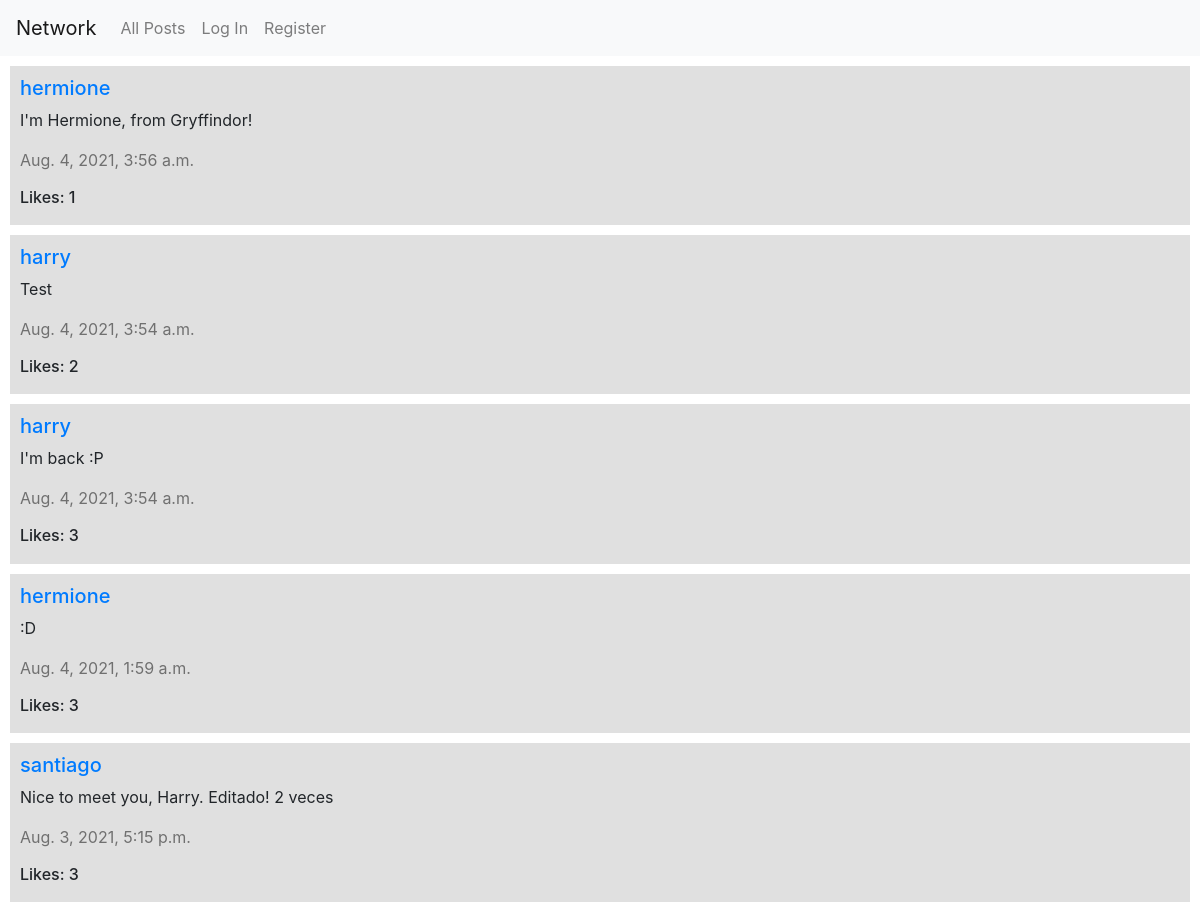
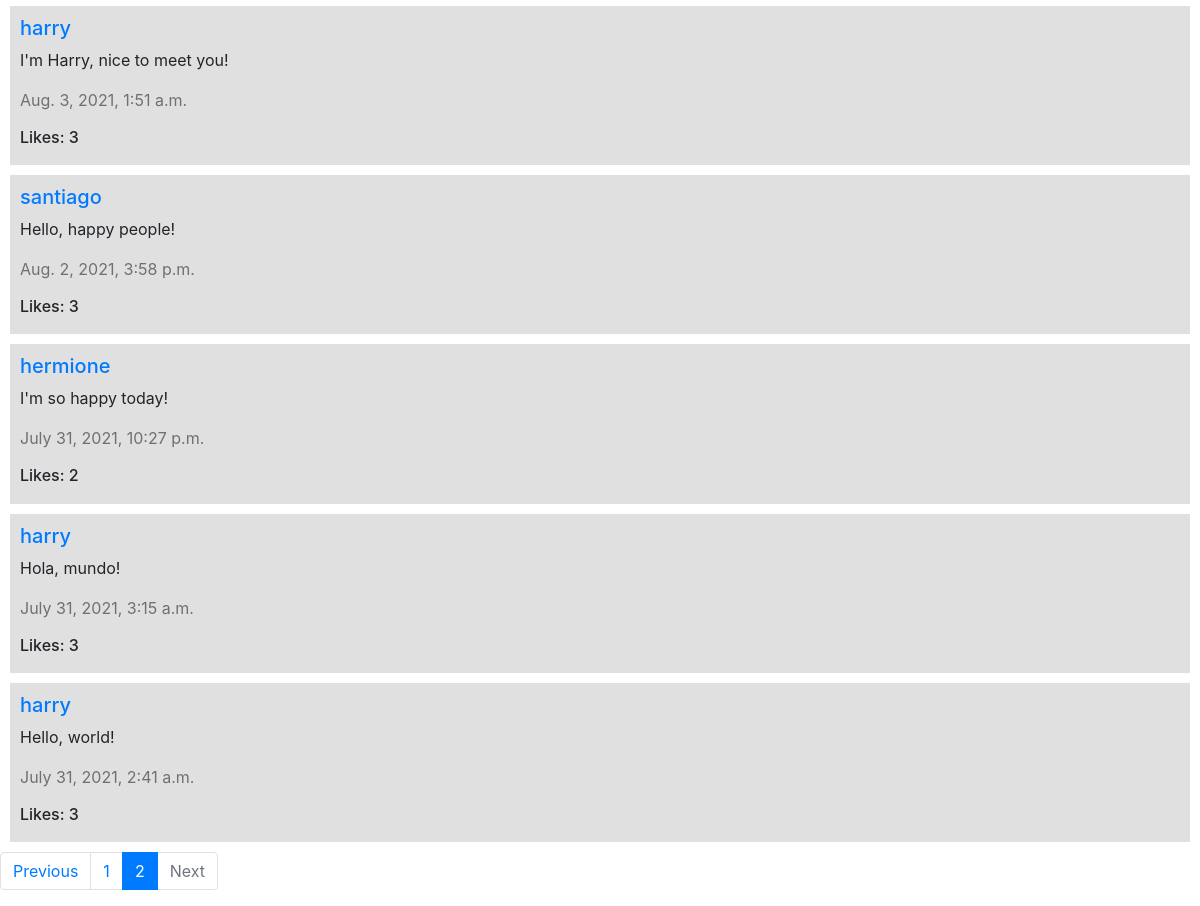
Screenshot of /?page=2 with the database file from the repository (2 pictures, top to bottom).
### network/models.py (models this page shows)
class Post(models.Model):
    user = models.ForeignKey(User, on_delete=models.CASCADE, related_name="posts")
    content = models.CharField(max_length=512)
    timestamp = models.DateTimeField(auto_now_add=True)
    likes = models.ManyToManyField(User, blank=True, related_name="liked_posts")

class User(AbstractUser):
    followers = models.ManyToManyField("self", blank=True, symmetrical=False, related_name="following")

### network/views.py (the view, shortened to what this page needs)
# urls.py: path("", views.index, name="index"),
@csrf_exempt
def index(request):
    if request.method != "POST":
        posts = Post.objects.all()
        posts = posts.order_by("-timestamp").all()
        if request.GET.get("page") != None:
            num_page = request.GET.get("page")
        else:
            num_page = 1
        p = Paginator(posts, 10)
        page = p.page(num_page)
        return render(request, "network/index.html", {
            "num": int(num_page),
            "page": page,
            "num_pages": range(1, p.num_pages+1),
            "last_page": num_page
        })

### network/templates/network/index.html (shortened to what this page needs)
{% extends "network/layout.html" %}
{% load static %}
{% block body %}
<ul id="posts">
    {% for post in page.object_list %}
    <li class="post">
        <h5><a href="{% url 'profile' post.user.username %}">{{ post.user.username }}</a></h5>
        <p id="post{{ post.id }}-content">{{ post.content }}</p>
        <p class="timestamp">{{ post.timestamp }}</p>
        <div class="likes">
            <h6 id="likes{{ post.id }}">Likes: {{ post.likes.count }}</h6>
        </div>
    </li>
    {% empty %}
    <li>
        <p>There are no posts.</p>
    </li>
    {% endfor %}
</ul>
<nav aria-label="Page navigation">
    <ul class="pagination">
        {% if page.has_previous %}
        <li class="page-item">
            <a class="page-link" href="?page={{ page.previous_page_number }}">Previous</a>
        </li>
        {% else %}
        <li class="page-item disabled">
            <a class="page-link" href="?page=1">Previous</a>
        </li>
        {% endif %}
        {% for i in num_pages %}
        {% if i == num %}
        <li class="page-item active">
            <a class="page-link" href="?page={{ i }}">
                {{ i }}
            </a>
        </li>
        {% else %}
        <li class="page-item">
            <a class="page-link" href="?page={{ i }}">
                {{ i }}
            </a>
        </li>
        {% endif %}
        {% endfor %}
        {% if page.has_next %}
        <li class="page-item">
            <a class="page-link" href="?page={{ page.next_page_number }}">Next</a>
        </li>
        {% else %}
        <li class="page-item disabled">
            <a class="page-link" href="?page={{ last_page }}">Next</a>
        </li>
        {% endif %}
    </ul>
</nav>
{% endblock %}

### network/static/network/styles.css (style rules this page uses)
#posts { margin: 0; padding: 0; }
.post { padding: 10px; margin: 10px; background-color: rgb(224, 224, 224); list-style-type: none; }
.timestamp { color: rgb(112, 112, 112); }

### rows the page displays
Post: user.username "hermione", content "I'm Hermione, from Gryffindor!", timestamp "Aug. 4, 2021, 3:56 a.m.", likes.count "1"
Post: user.username "harry", content "Test", timestamp "Aug. 4, 2021, 3:54 a.m.", likes.count "2"
Post: user.username "harry", content "I'm back :P", timestamp "Aug. 4, 2021, 3:54 a.m.", likes.count "3"
Post: user.username "hermione", content ":D", timestamp "Aug. 4, 2021, 1:59 a.m.", likes.count "3"
Post: user.username "santiago", content "Nice to meet you, Harry. Editado! 2 veces", timestamp "Aug. 3, 2021, 5:15 p.m.", likes.count "3"
Post: user.username "harry", content "I'm Harry, nice to meet you!", timestamp "Aug. 3, 2021, 1:51 a.m.", likes.count "3"
Post: user.username "santiago", content "Hello, happy people!", timestamp "Aug. 2, 2021, 3:58 p.m.", likes.count "3"
Post: user.username "hermione", content "I'm so happy today!", timestamp "July 31, 2021, 10:27 p.m.", likes.count "2"
Post: user.username "harry", content "Hola, mundo!", timestamp "July 31, 2021, 3:15 a.m.", likes.count "3"
Post: user.username "harry", content "Hello, world!", timestamp "July 31, 2021, 2:41 a.m.", likes.count "3"

### other values shown
{{ i }} "1"
{{ i }} "2"
